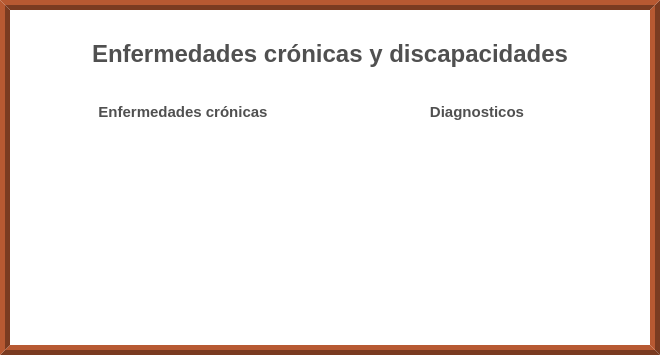
              <widget class="QFrame" name="espacio_info_medica">
               <property name="minimumSize">
                <size>
                 <width>0</width>
                 <height>300</height>
                </size>
               </property>
               <property name="styleSheet">
                <string notr="true">QFrame{
	background-color: rgb(255, 255, 255);
	border:10px ridge rgb(122, 59, 33);
}</string>
               </property>
               <property name="frameShape">
                <enum>QFrame::StyledPanel</enum>
               </property>
               <property name="frameShadow">
                <enum>QFrame::Raised</enum>
               </property>
               <layout class="QVBoxLayout" name="verticalLayout_10">
                <property name="spacing">
                 <number>20</number>
                </property>
                <property name="leftMargin">
                 <number>20</number>
                </property>
                <property name="topMargin">
                 <number>30</number>
                </property>
                <property name="rightMargin">
                 <number>20</number>
                </property>
                <item alignment="Qt::AlignHCenter">
                 <widget class="QLabel" name="label_titulo_info_medica">
                  <property name="minimumSize">
                   <size>
                    <width>0</width>
                    <height>0</height>
                   </size>
                  </property>
                  <property name="maximumSize">
                   <size>
                    <width>16777215</width>
                    <height>30</height>
                   </size>
                  </property>
                  <property name="font">
                   <font>
                    <family>Arial</family>
                    <pointsize>18</pointsize>
                    <weight>75</weight>
                    <bold>true</bold>
                   </font>
                  </property>
                  <property name="styleSheet">
                   <string notr="true">QLabel{
	
	color: rgb(80, 80, 80);

border:none;	border-color: #ffffff;


}
</string>
                  </property>
                  <property name="text">
                   <string>Enfermedades crónicas y discapacidades</string>
                  </property>
                  <property name="scaledContents">
                   <bool>false</bool>
                  </property>
                  <property name="wordWrap">
                   <bool>false</bool>
                  </property>
                 </widget>
                </item>
                <item alignment="Qt::AlignHCenter|Qt::AlignTop">
                 <widget class="QFrame" name="mostrar_datos_info_medica">
                  <property name="minimumSize">
                   <size>
                    <width>600</width>
                    <height>200</height>
                   </size>
                  </property>
                  <property name="maximumSize">
                   <size>
                    <width>600</width>
                    <height>16777215</height>
                   </size>
                  </property>
                  <property name="styleSheet">
                   <string notr="true">QFrame{border:noe;}</string>
                  </property>
                  <layout class="QGridLayout" name="gridLayout_5">
                   <item row="0" column="0" alignment="Qt::AlignHCenter">
                    <widget class="QLabel" name="label_enfermedades">
                     <property name="sizePolicy">
                      <sizepolicy hsizetype="Preferred" vsizetype="Preferred">
                       <horstretch>0</horstretch>
                       <verstretch>0</verstretch>
                      </sizepolicy>
                     </property>
                     <property name="minimumSize">
                      <size>
                       <width>200</width>
                       <height>30</height>
                      </size>
                     </property>
                     <property name="maximumSize">
                      <size>
                       <width>200</width>
                       <height>30</height>
                      </size>
                     </property>
                     <property name="font">
                      <font>
                       <family>Arial</family>
                       <pointsize>11</pointsize>
                       <weight>75</weight>
                       <bold>true</bold>
                      </font>
                     </property>
                     <property name="styleSheet">
                      <string notr="true">QLabel{
	
	color: rgb(80, 80, 80);

	border-color: #ffffff;


}
</string>
                     </property>
                     <property name="text">
                      <string>Enfermedades crónicas</string>
                     </property>
                     <property name="scaledContents">
                      <bool>false</bool>
                     </property>
                     <property name="alignment">
                      <set>Qt::AlignCenter</set>
                     </property>
                    </widget>
                   </item>
                   <item row="0" column="1" alignment="Qt::AlignHCenter">
                    <widget class="QLabel" name="label_discapacidades">
                     <property name="sizePolicy">
                      <sizepolicy hsizetype="Preferred" vsizetype="Preferred">
                       <horstretch>0</horstretch>
                       <verstretch>0</verstretch>
                      </sizepolicy>
                     </property>
                     <property name="minimumSize">
                      <size>
                       <width>210</width>
                       <height>30</height>
                      </size>
                     </property>
                     <property name="maximumSize">
                      <size>
                       <width>210</width>
                       <height>35</height>
                      </size>
                     </property>
                     <property name="font">
                      <font>
                       <family>Arial</family>
                       <pointsize>11</pointsize>
                       <weight>75</weight>
                       <bold>true</bold>
                      </font>
                     </property>
                     <property name="styleSheet">
                      <string notr="true">QLabel{
	
	color: rgb(80, 80, 80);

	border-color: #ffffff;


}
</string>
                     </property>
                     <property name="text">
                      <string>Diagnosticos</string>
                     </property>
                     <property name="scaledContents">
                      <bool>false</bool>
                     </property>
                     <property name="alignment">
                      <set>Qt::AlignCenter</set>
                     </property>
                    </widget>
                   </item>
                   <item row="1" column="0" alignment="Qt::AlignHCenter">
                    <widget class="QListWidget" name="mostrar_enfermedades">
                     <property name="font">
                      <font>
                       <family>Arial</family>
                       <pointsize>12</pointsize>
                       <weight>50</weight>
                       <bold>false</bold>
                      </font>
                     </property>
                    </widget>
                   </item>
                   <item row="1" column="1" alignment="Qt::AlignHCenter">
                    <widget class="QListWidget" name="mostrar_diagnosticos">
                     <property name="font">
                      <font>
                       <family>Arial</family>
                       <pointsize>11</pointsize>
                      </font>
                     </property>
                    </widget>
                   </item>
                  </layout>
                 </widget>
                </item>
               </layout>
              </widget>
